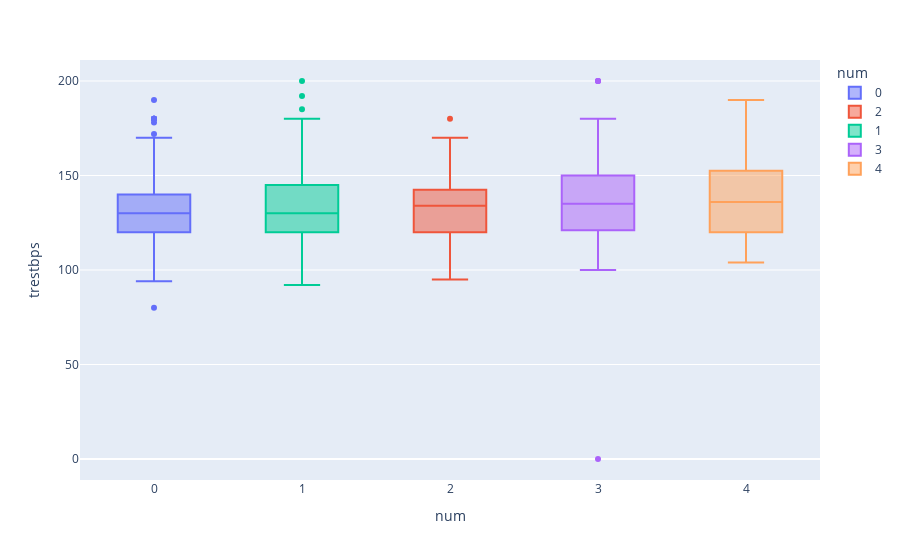

Here is the notebook cell this chart was saved with:
### Code cell
px.box(df, x='num', y='trestbps', color='num')

### Figure 1 — Plotly figure (JSON) as saved in the notebook; plotly's stock layout.template omitted (floating-point values rounded to 4 significant figures; data arrays with more than 128 entries replaced by an {"elided": "..."} marker saying what was removed)
{"data": [{"alignmentgroup": "True", "hovertemplate": "num=%{x}<br>trestbps=%{y}<extra></extra>", "legendgroup": "0", "marker": {"color": "#636efa"}, "name": "0", "notched": false, "offsetgroup": "0", "orientation": "v", "showlegend": true, "type": "box", "x": {"elided": "411 int values"}, "x0": " ", "xaxis": "x", "y": {"elided": "411 int values"}, "y0": " ", "yaxis": "y"}, {"alignmentgroup": "True", "hovertemplate": "num=%{x}<br>trestbps=%{y}<extra></extra>", "legendgroup": "2", "marker": {"color": "#EF553B"}, "name": "2", "notched": false, "offsetgroup": "2", "orientation": "v", "showlegend": true, "type": "box", "x": [2, 2, 2, 2, 2, 2, 2, 2, 2, 2, 2, 2, 2, 2, 2, 2, 2, 2, 2, 2, 2, 2, 2, 2, 2, 2, 2, 2, 2, 2, 2, 2, 2, 2, 2, 2, 2, 2, 2, 2, 2, 2, 2, 2, 2, 2, 2, 2, 2, 2, 2, 2, 2, 2, 2, 2, 2, 2, 2, 2, 2, 2, 2, 2, 2, 2, 2, 2, 2, 2, 2, 2, 2, 2, 2, 2, 2, 2, 2, 2, 2, 2, 2, 2, 2, 2, 2, 2, 2, 2, 2, 2, 2, 2, 2, 2, 2, 2, 2, 2, 2, 2, 2, 2, 2, 2, 2, 2, 2], "x0": " ", "xaxis": "x", "y": [160, 130, 130, 117, 112, 130, 120, 145, 170, 110, 140, 120, 132, 130, 135, 140, 134, 160, 140, 138, 112, 180, 130, 134, 120, 100, 136, 128, 126, 140, 110, 148, 170, 120, 140, 144, 105, 135, 95, 125, 145, 140, 110, 115, 120, 130, 140, 95, 130, 135, 165, 95, 130, 120, 140, 125, 155, 120, 120, 140, 160, 120, 150, 160, 140, 115, 140, 145, 140, 132, 116, 128, 130, null, 122, null, 136, null, 152, 138, 154, 110, 126, 140, 140, 130, 142, 146, 160, 135, 130, 116, 110, null, 170, 150, null, 128, null, 150, 160, null, 122, null, 130, 150, 155, 134, 122], "y0": " ", "yaxis": "y"}, {"alignmentgroup": "True", "hovertemplate": "num=%{x}<br>trestbps=%{y}<extra></extra>", "legendgroup": "1", "marker": {"color": "#00cc96"}, "name": "1", "notched": false, "offsetgroup": "1", "orientation": "v", "showlegend": true, "type": "box", "x": {"elided": "265 int values"}, "x0": " ", "xaxis": "x", "y": {"elided": "265 int values"}, "y0": " ", "yaxis": "y"}, {"alignmentgroup": "True", "hovertemplate": "num=%{x}<br>trestbps=%{y}<extra></extra>", "legendgroup": "3", "marker": {"color": "#ab63fa"}, "name": "3", "notched": false, "offsetgroup": "3", "orientation": "v", "showlegend": true, "type": "box", "x": [3, 3, 3, 3, 3, 3, 3, 3, 3, 3, 3, 3, 3, 3, 3, 3, 3, 3, 3, 3, 3, 3, 3, 3, 3, 3, 3, 3, 3, 3, 3, 3, 3, 3, 3, 3, 3, 3, 3, 3, 3, 3, 3, 3, 3, 3, 3, 3, 3, 3, 3, 3, 3, 3, 3, 3, 3, 3, 3, 3, 3, 3, 3, 3, 3, 3, 3, 3, 3, 3, 3, 3, 3, 3, 3, 3, 3, 3, 3, 3, 3, 3, 3, 3, 3, 3, 3, 3, 3, 3, 3, 3, 3, 3, 3, 3, 3, 3, 3, 3, 3, 3, 3, 3, 3, 3, 3], "x0": " ", "xaxis": "x", "y": [140, 132, 110, 120, 132, 125, 150, 180, 160, 150, 120, 118, 130, 130, 140, 200, 110, 120, 120, 160, 124, 140, 100, 142, 128, 144, 178, 123, 110, 122, 125, 136, 128, 164, 130, null, 100, 155, 115, 120, 120, 120, 130, 125, 110, 140, 110, 125, 135, 160, 200, 125, 130, 130, 160, 150, 150, 150, 200, 145, 160, 150, 135, null, 140, 150, 120, 130, null, null, 124, 160, 0, 144, 120, null, null, 142, 136, 120, null, 140, 136, 120, 160, 150, 120, null, null, null, 125, 150, 142, 172, null, null, 144, null, 130, null, 156, null, 140, 140, 160, 120, 144], "y0": " ", "yaxis": "y"}, {"alignmentgroup": "True", "hovertemplate": "num=%{x}<br>trestbps=%{y}<extra></extra>", "legendgroup": "4", "marker": {"color": "#FFA15A"}, "name": "4", "notched": false, "offsetgroup": "4", "orientation": "v", "showlegend": true, "type": "box", "x": [4, 4, 4, 4, 4, 4, 4, 4, 4, 4, 4, 4, 4, 4, 4, 4, 4, 4, 4, 4, 4, 4, 4, 4, 4, 4, 4, 4], "x0": " ", "xaxis": "x", "y": [130, 150, 112, 150, 150, 145, 165, 160, 125, 145, 120, 138, 114, 115, 110, 125, 120, 130, 170, null, 170, 136, 104, null, 134, null, 190, 160], "y0": " ", "yaxis": "y"}], "layout": {"boxmode": "overlay", "legend": {"title": {"text": "num"}, "tracegroupgap": 0}, "margin": {"t": 60}, "xaxis": {"anchor": "y", "categoryarray": [0, 2, 1, 3, 4], "categoryorder": "array", "domain": [0, 1], "title": {"text": "num"}}, "yaxis": {"anchor": "x", "domain": [0, 1], "title": {"text": "trestbps"}}}}
